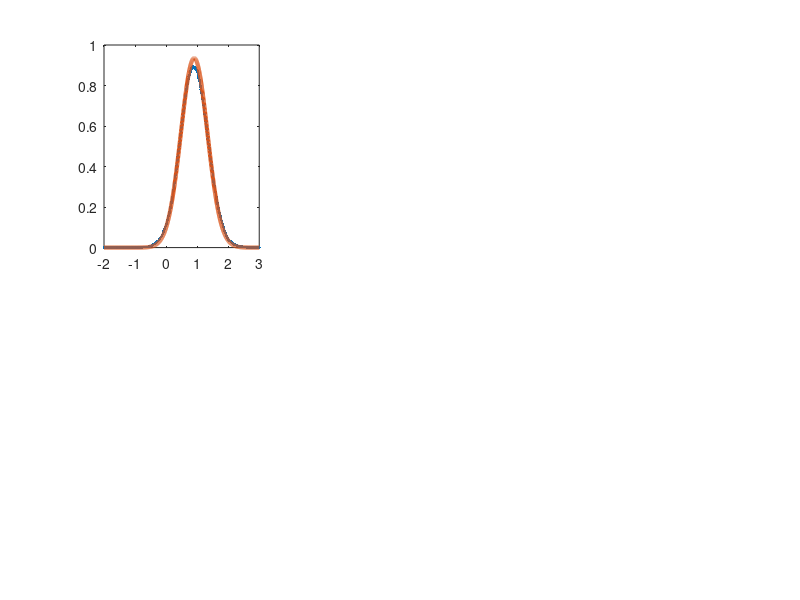

Recreate this plot in MATLAB. (Note: this script raises an error after producing the figure.)
function particle_propagation_ex1()

close all; clc;

aSys	= 1;
dt_		= 0.1;
dx_		= 0.5;

xHat	= 1;
P		= 0.1;
Q		= 0.1;
G		= 1;

nParticles	= 5000;
particles	= xHat + sqrt(P)*randn(1, nParticles);

figure;
xPlot	= linspace(-2, 3, 1000);
weight_ = (1 / nParticles);
for m1 = 1:6

	A	= exp(-aSys*dt_);

	xHat= A*xHat;
	P	= A*P*A' + G*Q*G';

	for m2 = 1:nParticles
		particlePropMean= one_step_update(particles(m2), 0);
		particles(m2)	= particlePropMean + sqrt(Q)*randn;
	end
	
	particleDensity		= zeros(length(xPlot), 1);
	for m2 = 1:nParticles
		xIndex		= (xPlot >= particles(m2) - dx_ / 2) & (xPlot <= particles(m2) + dx_ / 2);
		particleDensity(xIndex) = particleDensity(xIndex) + weight_/dx_;
	end
	
	
	yPlot	= normpdf(xPlot, xHat, sqrt(P));
	axString= ['$k = ' num2str(m1) '$'];
	subplot(2, 3, m1);
	plot(xPlot, particleDensity, '.'); hold on;
	plot(xPlot, yPlot, 'LineWidth', 3);
	make_nice_figures(gcf, gca, 14, axString, '$x$', '$p_X(x)$', [], [], [], [-2 3], [0 1.1])
end

	function xk_ = one_step_update(xkMinus1_, wkMinus1_)
		xk_	= exp(-aSys*dt_)*xkMinus1_ + wkMinus1_;
	end

end